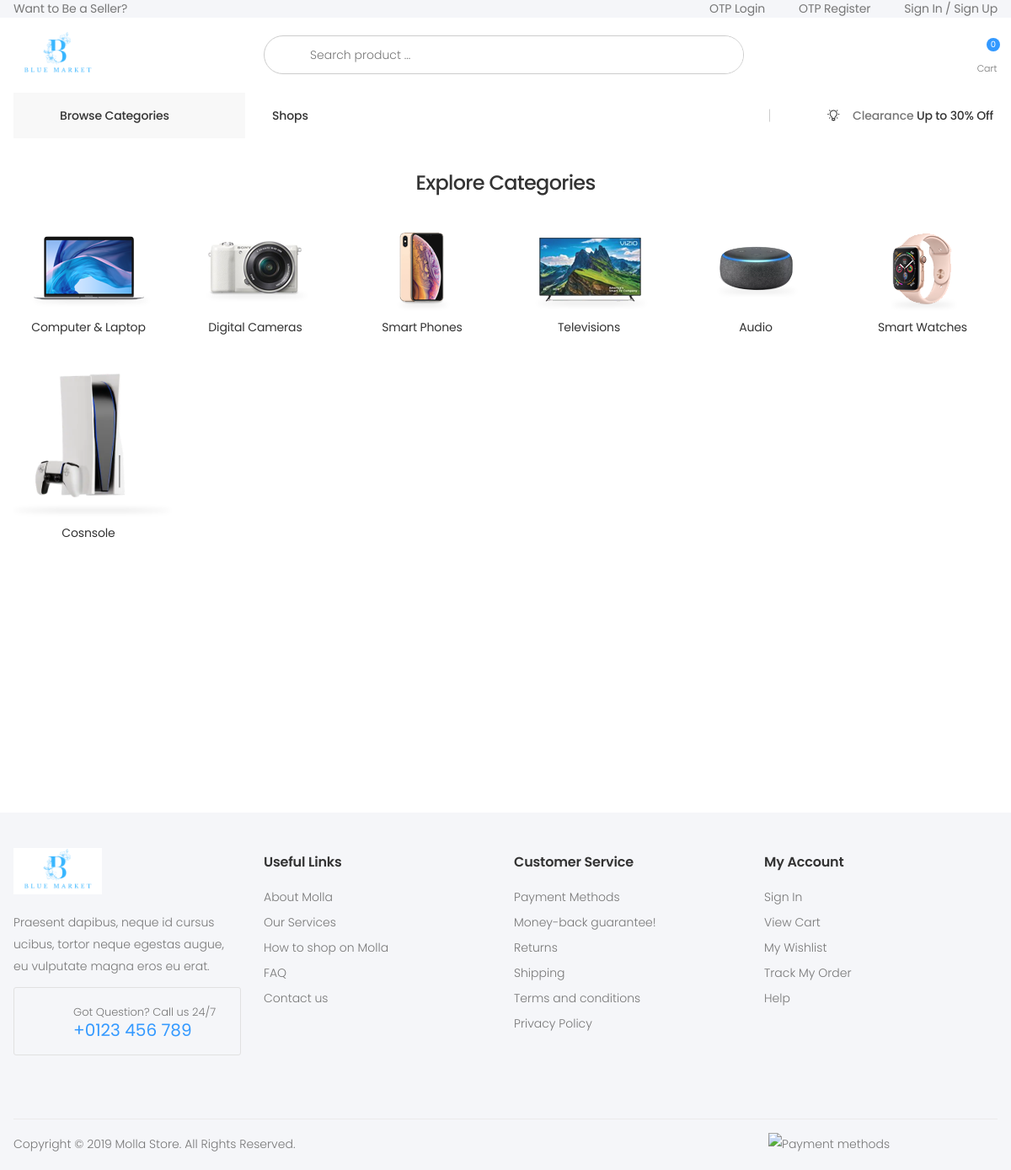
The page /all_categories/ on the database as committed earlier.
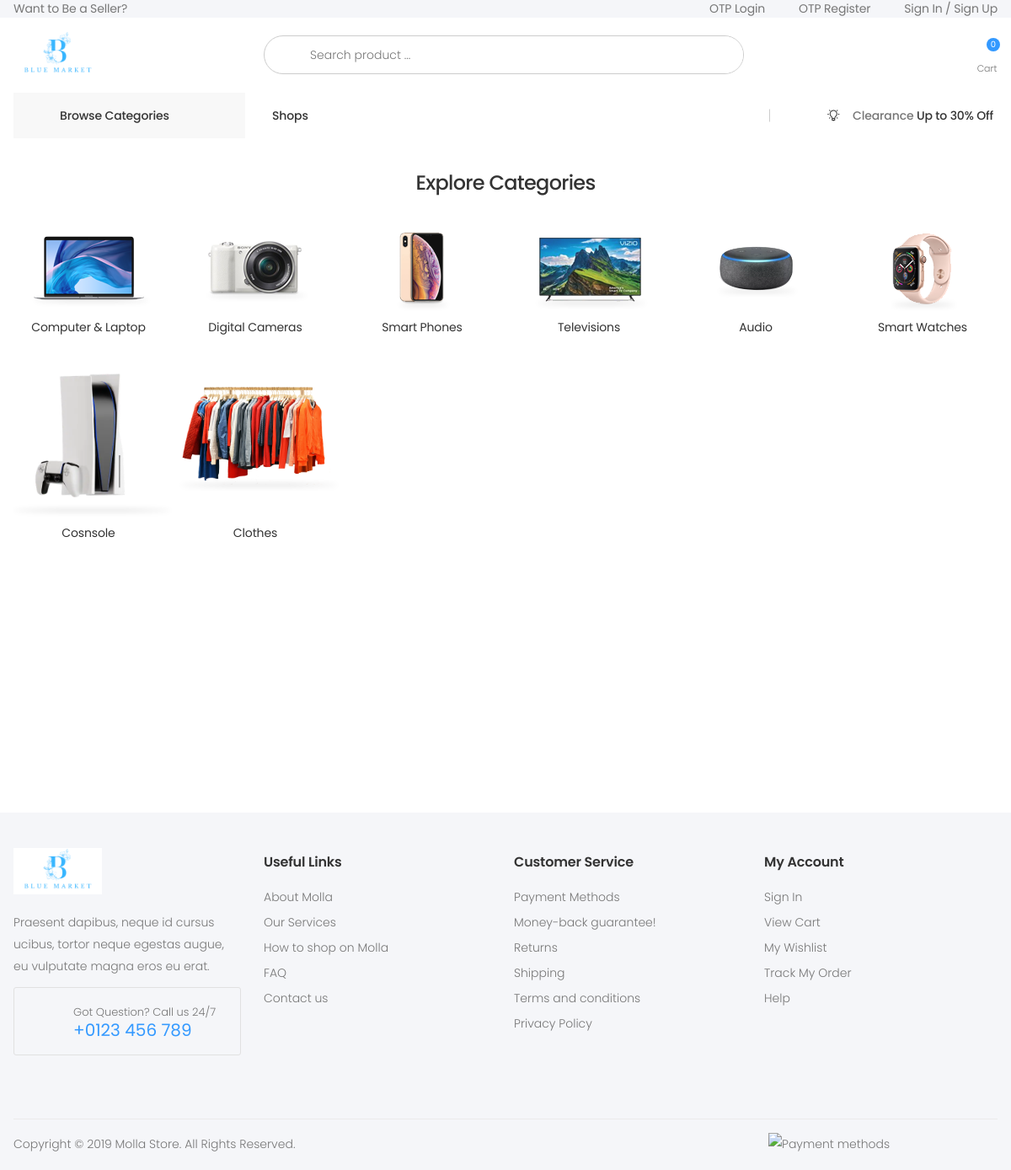
The same page on the database as committed later.
### website/models.py (models this page shows, shortened)
class Category(models.Model):
    name = models.CharField(max_length=100)
    description = models.TextField()
    image = models.ImageField(
        upload_to='category/%Y/%m/%d/', blank=True, null=True, default='default.jpg')
    parent = models.ForeignKey('self', null=True, blank=True,
                               on_delete=models.DO_NOTHING, related_name='sub_categories')

### website/views.py (the view)
# urls.py: path('all_categories/',AllCategoriesListView.as_view(),name='all-categories'),
@method_decorator(roles_required('customer', 'admin', 'anonymous'), name='dispatch')
class AllCategoriesListView(ListView):
    model = Category
    template_name = 'website/all-categories.html'
    context_object_name = 'categoriess'
    paginate_by = 6

### orders/cart.py (called while the page is built)
    def __len__(self):
        return len(self.cart.keys())

### orders/context_processors.py (called while the page is built)
def cart(request):
    return {'cart':Cart(request)}

### vendors/context_processors.py (called while the page is built)
def myvendor(request):
    if request.user.is_authenticated:
        vendors = Vendor.objects.prefetch_related('user').filter(user=request.user.id)
        return {'my_vendor': vendors}
    else:
        return {}

### website/context_processors.py (called while the page is built)
def product_and_category(request):
    categories = Category.objects.all()
    products = Product.objects.all()
    vendors = Vendor.objects.all()
    return {'categories': categories, 'products': products, 'vendors': vendors}

### templates/website/all-categories.html (shortened to what this page needs)
{% extends "website/base.html" %}
{% load static %}
{% block header %}
{% include "website/header.html" with category=category %}
{% endblock header %}
{% block content %}
<div class="page-wrapper">
    <main class="main">
        <div class="container">
            <h2 class="title text-center mb-4">Explore Categories</h2>
            <div class="cat-blocks-container">
                <div class="row">
                    {% for cat in categories %}
                    {% if not cat.parent %}
                    <div class="col-6 col-sm-4 col-lg-2">
                        <a href="{% url 'website:sub-categories' cat.pk %}" class="cat-block">
                            <figure>
                                <span>
                                    <img src={{cat.image.url}} alt="Category image">
                                </span>
                            </figure>
                            <h3 class="cat-block-title">{{cat.name}}</h3>
                        </a>
                    </div>
                    {%endif%}
                    {% endfor %}
                </div>
            </div>
        </div>
    </div>
{% endblock content %}
{% block footer %}
{% include "website/footer.html" %}
{% endblock footer %}

Rows that differ between the two databases and show on the page:
added Category: image (picture), name "Clothes"
